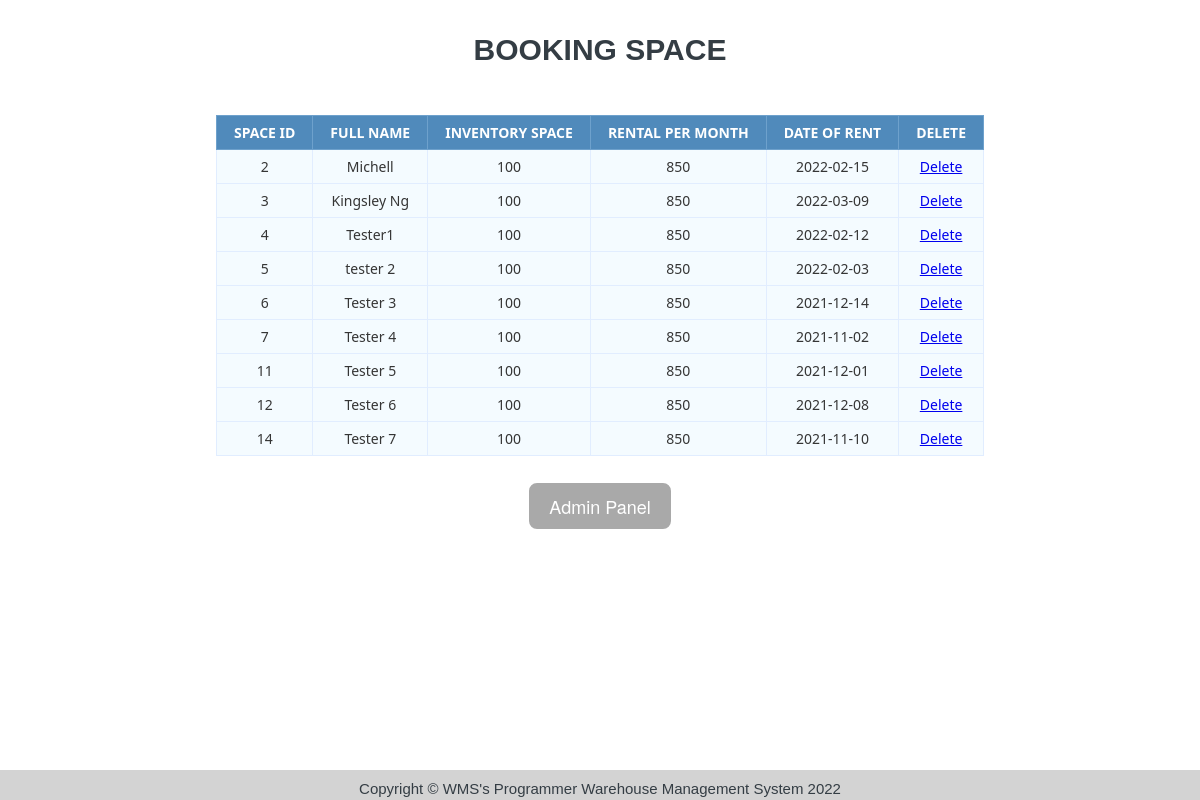
The page /viewBookSpace.php (signed in) on the database its author committed.
### tables this page shows
CREATE TABLE `inventory_info` (
  `spaceID` int(255) NOT NULL,
  `IC_Number` varchar(20) NOT NULL,
  `Full_Name` varchar(255) NOT NULL,
  `size` int(255) NOT NULL,
  `rent_per_month` varchar(255) NOT NULL,
  `rental_date` date NOT NULL
);

### viewBookSpace.php (the view, shortened to what this page needs)
<?php
include("connect.php");
$sql = 'SELECT *
       FROM inventory_info';
$query = mysqli_query($conn, $sql);
?>
<html>
<head>
</head>
<body>
  <h1>Booking Space </h1>
  <br>
  <br>
  <table class="data-table">
    <thead>
      <tr>
        <th>Space ID</th>
        <th>Full Name</th>
        <th>Inventory Space</th>
        <th>Rental Per Month</th>
        <th>Date of Rent</th>
        <th>Delete</th>
      </tr>
    </thead>
    <tbody>
    <?php
    while($row = mysqli_fetch_array($query))
    {
      echo '<tr>
          <td>'.$row['spaceID'].'</td>
          <td>'.$row['Full_Name'].'</td>
          <td>'.$row['size'].'</td>
          <td>'.$row['rent_per_month'].'</td>
          <td>'.$row['rental_date'].'</td>
          <td><a href ="delete.php?spaceID='.$row['spaceID'].'">Delete</a>
          </tr>';
    }
    ?>
    </tbody>
  </table>
  <a href="panel.php" class="button" onclick="history.back(1);">Admin Panel</a>
   <div id="footer">
     Copyright © WMS's Programmer Warehouse Management System 2022
   </div>
</body>
</html>

### viewBookSpace.php (style rules this page uses)
body { font-size: 15px; color: #343d44; font-family: "segoe-ui", "open-sans", tahoma, arial; background-size:cover; background-position:center; display:flex; flex-direction:column; justify-content:center; align-items:center; text-align:center; padding:0 20px; background-image: url(images/image1.jpg); }
table { margin: auto; font-family: "Lucida Sans Unicode", "Lucida Grande", "Segoe Ui"; font-size: 12px; }
h1 { margin: 25px auto 0; text-align: center; text-transform: uppercase; font-size: 30px; }
table td { transition: all .5s; }
.data-table { border-collapse: collapse; font-size: 14px; min-width: 537px; }
.data-table th, .data-table td { border: 1px solid #e1edff; padding: 7px 17px; text-align: center; }
.data-table thead th { background-color: #508abb; color: #FFFFFF; border-color: #6ea1cc !important; text-transform: uppercase; }
.data-table tbody td { color: #353535; background-color: #f4fbff; }
.data-table tbody td:first-child, .data-table tbody td:nth-child(4), .data-table tbody td:last-child { text-align:center ; }
.data-table tbody tr:nth-child(odd) td { background-color: #f4fbff; }
.button { font-size:18px; text-decoration:none; color:#FFF; border:#FFF 2px solid; padding:10px 20px; border-radius:10px; margin-top:25px; margin-bottom:15px; bottom: auto; background-color: darkgrey; font-family: "Helvetica Neue", Helvetica, Arial, sans-serif; display:inline-block; }
#footer { position: fixed; padding: 10px 10px 0px 10px; bottom: 0; width: 100%; height: 20px; background: lightgrey; }

### rows shown on the page
inventory_info: spaceID "2", Full_Name "Michell", size "100", rent_per_month "850", rental_date "2022-02-15"
inventory_info: spaceID "3", Full_Name "Kingsley Ng", size "100", rent_per_month "850", rental_date "2022-03-09"
inventory_info: spaceID "4", Full_Name "Tester1", size "100", rent_per_month "850", rental_date "2022-02-12"
inventory_info: spaceID "5", Full_Name "tester 2", size "100", rent_per_month "850", rental_date "2022-02-03"
inventory_info: spaceID "6", Full_Name "Tester 3", size "100", rent_per_month "850", rental_date "2021-12-14"
inventory_info: spaceID "7", Full_Name "Tester 4", size "100", rent_per_month "850", rental_date "2021-11-02"
inventory_info: spaceID "11", Full_Name "Tester 5", size "100", rent_per_month "850", rental_date "2021-12-01"
inventory_info: spaceID "12", Full_Name "Tester 6", size "100", rent_per_month "850", rental_date "2021-12-08"
inventory_info: spaceID "14", Full_Name "Tester 7", size "100", rent_per_month "850", rental_date "2021-11-10"
